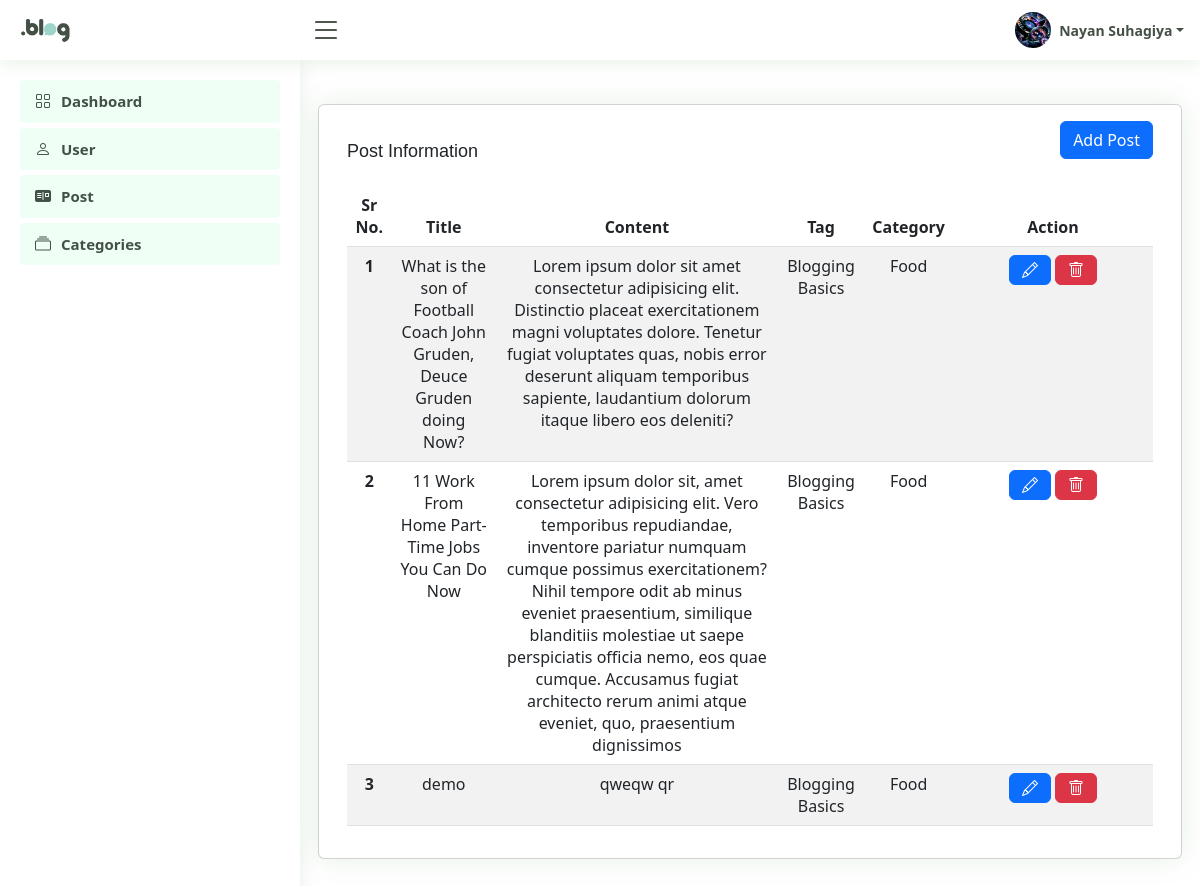
/admin/blog_post.php (signed in), run on the app's committed database.
### tables this page shows
CREATE TABLE `users` (
  `user_id` int(11) NOT NULL,
  `name` varchar(100) NOT NULL,
  `email` varchar(100) NOT NULL,
  `password` varchar(100) NOT NULL,
  `user_type` enum('client','admin') NOT NULL DEFAULT 'client',
  `image` varchar(100) DEFAULT NULL,
  `created_at` datetime DEFAULT NULL,
  `updated_at` datetime DEFAULT NULL
);

CREATE TABLE `blog_posts` (
  `post_id` int(11) NOT NULL,
  `user_id` int(11) NOT NULL,
  `title` varchar(200) NOT NULL,
  `content` text NOT NULL,
  `tag` int(11) DEFAULT NULL,
  `category` int(11) DEFAULT NULL,
  `featured_image` varchar(100) DEFAULT NULL,
  `created_at` datetime DEFAULT NULL,
  `updated_at` datetime DEFAULT NULL
);

CREATE TABLE `tags` (
  `tag_id` int(11) NOT NULL,
  `name` varchar(100) NOT NULL
);

CREATE TABLE `categories` (
  `category_id` int(11) NOT NULL,
  `name` varchar(100) NOT NULL
);

### admin/blog_post.php (the view, shortened to what this page needs)
<?php
require_once("../connection.php");
require_once "./sidebar.php";
?>
<main id="main" class="main">
  <section class="section dashboard">
    <div class="row">
      <div class="card">
        <div class="card-body">
          <h5 class="card-title float-start">Post Information</h5>
          <div class="btn btn-primary float-end" data-bs-toggle='modal' data-bs-target='#edit-category-modal'>Add Post</div>
          <table class="table table-striped text-center">
            <thead>
              <tr>
                <th scope="col">Sr No.</th>
                <th scope="col">Title</th>
                <th scope="col">Content</th>
                <th scope="col">Tag</th>
                <th scope="col">Category</th>
                <th scope="col" style="width:200px">Action</th>
              </tr>
            </thead>
            <tbody>
              <?php
              $query = "SELECT * FROM blog_posts";
              $result = mysqli_query($conn, $query);
              $i = 1;
              while ($row = mysqli_fetch_assoc($result)) {
              ?><tr>
                  <th scope='row'><?= $i ?></th>
                  <td><?= $row["title"] ?></td>
                  <td><?= $row["content"] ?></td>
                  <td><?php
                      $tags = "SELECT * FROM tags where tag_id = $row[tag] ";
                      $data = mysqli_query($conn, $tags);
                      $tagName = mysqli_fetch_assoc($data);
                      echo ($tagName["name"]);
                      ?></td>
                  <td><?php
                      $category = "SELECT * FROM categories where category_id = $row[category] ";
                      $categoryData = mysqli_query($conn, $category);
                      $categoryName = mysqli_fetch_assoc($categoryData);
                      echo ($categoryName["name"]);
                      ?></td>
                  <td>
                    <form method="post" id='edit-form' class="m-0">
                      <button class='btn btn-primary' type="button" data-bs-toggle='modal' data-bs-target='#edit-category-modal<?= $i ?>'><i class='bi bi-pencil'></i></button>
                      <button class='btn btn-danger' type="submit" name="delete"><i class='bi bi-trash'></i></button>
                    </form>
                  </td>
                </tr>
              <?php
                $i++;
              }
              ?>
            </tbody>
          </table>
        </div>
      </div>
    </div>
  </section>
</main>

### admin/sidebar.php (shortened to what this page needs)
<?php
include_once "../connection.php";
$user_id = $_SESSION["user_id"];
$query = "SELECT * FROM Users WHERE user_id='$user_id'";
$runquery = mysqli_query($conn, $query);
$row = mysqli_fetch_assoc($runquery);
$name = $row["name"];
$image = $row["image"];
?>
<!DOCTYPE html>
<html lang="en">
<head>
  <link href="../lib/css/style.css" rel="stylesheet">
  <link href="../lib/css/bootstrap.min.css" rel="stylesheet">
  <link href="../lib/css/bootstrap-icons/bootstrap-icons.css" rel="stylesheet">
</head>
<body>
  <header id="header" class="header fixed-top d-flex align-items-center">
    <div class="d-flex align-items-center justify-content-between">
      <a href="index.html" class="logo d-flex align-items-center">
        <img src="../assets/site_logo.png" alt="">
      </a>
      <i class="bi bi-list toggle-sidebar-btn"></i>
    </div>
    <nav class="header-nav ms-auto">
      <ul class="d-flex align-items-center">
        <li class="nav-item dropdown pe-3">
          <a class="nav-link nav-profile d-flex align-items-center pe-0" href="#" data-bs-toggle="dropdown">
            <img src="<?= ".".$image ?>" alt="Profile" class="rounded-circle">
            <span class="d-none d-md-block dropdown-toggle ps-2"><?= $name ?></span>
          </a>
        </li>
      </ul>
    </nav>
  </header>
  <aside id="sidebar" class="sidebar">
    <ul class="sidebar-nav" id="sidebar-nav">
      <li class="nav-item">
        <a class="nav-link " href="dashboard.php">
          <i class="bi bi-grid"></i>
          <span>Dashboard</span>
        </a>
      </li>
      <li class="nav-item">
        <a class="nav-link " href="userInfo.php">
          <i class="bi bi-person"></i>
          <span>User</span>
        </a>
      </li>
      <li class="nav-item">
        <a class="nav-link " href="blog_post.php">
          <i class="bi bi-postcard-fill"></i>
          <span>Post</span>
        </a>
      </li>
      <li class="nav-item">
        <a class="nav-link " href="category.php">
          <i class="bi bi-collection"></i>
          <span>Categories</span>
        </a>
      </li>
    </ul>
  </aside>
</body>
</html>

### data on the page
users: image (picture), name "Nayan Suhagiya"
blog_posts: title "What is the son of Football Coach John Gruden, Deuce Gruden doing Now?", content "Lorem ipsum dolor sit amet consectetur adipisicing elit. Distinctio placeat exercitationem magni voluptates dolore. Tenetur fugiat voluptates quas, nobis error deserunt aliquam temporibus sapiente, laudantium dolorum itaque libero eos deleniti?", tag.name "Blogging Basics", category.name "Food"
blog_posts: title "11 Work From Home Part-Time Jobs You Can Do Now", content "Lorem ipsum dolor sit, amet consectetur adipisicing elit. Vero temporibus repudiandae, inventore pariatur numquam cumque possimus exercitationem? Nihil tempore odit ab minus eveniet praesentium, similique blanditiis molestiae ut saepe perspiciatis officia nemo, eos quae cumque. Accusamus fugiat architecto rerum animi atque eveniet, quo, praesentium dignissimos", tag.name "Blogging Basics", category.name "Food"
blog_posts: title "demo", content "qweqw qr", tag.name "Blogging Basics", category.name "Food"
